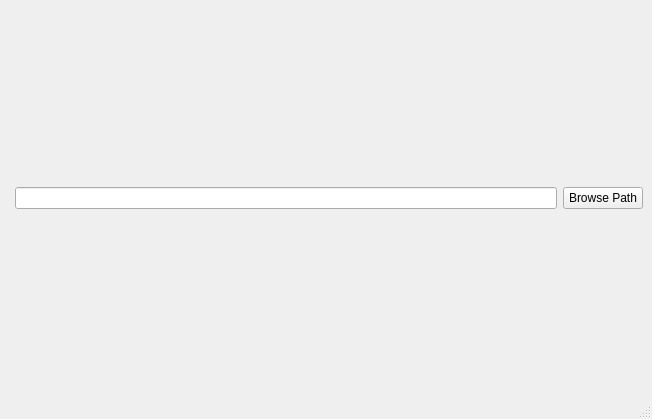
<?xml version="1.0" encoding="UTF-8"?>
<ui version="4.0">
 <class>MainWindow</class>
 <widget class="QMainWindow" name="MainWindow">
  <property name="geometry">
   <rect>
    <x>0</x>
    <y>0</y>
    <width>652</width>
    <height>419</height>
   </rect>
  </property>
  <property name="windowTitle">
   <string>MainWindow</string>
  </property>
  <widget class="QWidget" name="centralwidget">
   <layout class="QHBoxLayout" name="horizontalLayout">
    <item>
     <widget class="QWidget" name="widget" native="true"/>
    </item>
    <item>
     <widget class="QLineEdit" name="folderPath"/>
    </item>
    <item>
     <widget class="QPushButton" name="btn_thebutton">
      <property name="text">
       <string>Browse Path</string>
      </property>
     </widget>
    </item>
   </layout>
  </widget>
  <widget class="QMenuBar" name="menubar">
   <property name="geometry">
    <rect>
     <x>0</x>
     <y>0</y>
     <width>652</width>
     <height>21</height>
    </rect>
   </property>
  </widget>
  <widget class="QStatusBar" name="statusbar"/>
 </widget>
 <resources/>
 <connections/>
</ui>
